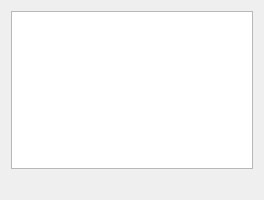
<?xml version="1.0" encoding="UTF-8"?>
<ui version="4.0">
 <class>VcsBase::Internal::CheckoutProgressWizardPage</class>
 <widget class="QWizardPage" name="VcsBase::Internal::CheckoutProgressWizardPage">
  <property name="geometry">
   <rect>
    <x>0</x>
    <y>0</y>
    <width>264</width>
    <height>200</height>
   </rect>
  </property>
  <layout class="QVBoxLayout" name="verticalLayout">
   <item>
    <widget class="QPlainTextEdit" name="logPlainTextEdit">
     <property name="readOnly">
      <bool>true</bool>
     </property>
    </widget>
   </item>
   <item>
    <widget class="QLabel" name="statusLabel">
     <property name="text">
      <string/>
     </property>
    </widget>
   </item>
  </layout>
 </widget>
 <resources/>
 <connections/>
</ui>
